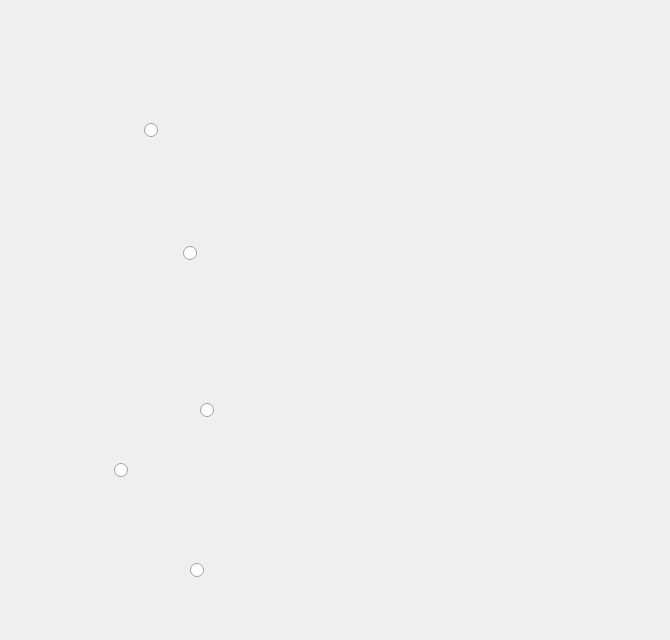
    <widget class="QWidget" name="Tay_Nguyen">
     <widget class="QLabel" name="Tay_Nguyen_Anh">
      <property name="geometry">
       <rect>
        <x>0</x>
        <y>20</y>
        <width>661</width>
        <height>611</height>
       </rect>
      </property>
      <property name="text">
       <string/>
      </property>
      <property name="pixmap">
       <pixmap>C:/Users/ACER/Downloads/Tây nguyên.jpg</pixmap>
      </property>
      <property name="scaledContents">
       <bool>true</bool>
      </property>
     </widget>
     <widget class="QRadioButton" name="nut_kon_tum">
      <property name="geometry">
       <rect>
        <x>144</x>
        <y>120</y>
        <width>16</width>
        <height>20</height>
       </rect>
      </property>
      <property name="text">
       <string/>
      </property>
     </widget>
     <widget class="QRadioButton" name="nut_gia_lai">
      <property name="geometry">
       <rect>
        <x>183</x>
        <y>243</y>
        <width>16</width>
        <height>20</height>
       </rect>
      </property>
      <property name="text">
       <string/>
      </property>
     </widget>
     <widget class="QRadioButton" name="nut_dak_lak">
      <property name="geometry">
       <rect>
        <x>200</x>
        <y>400</y>
        <width>16</width>
        <height>20</height>
       </rect>
      </property>
      <property name="text">
       <string/>
      </property>
     </widget>
     <widget class="QRadioButton" name="nut_dak_nong">
      <property name="geometry">
       <rect>
        <x>114</x>
        <y>460</y>
        <width>16</width>
        <height>20</height>
       </rect>
      </property>
      <property name="text">
       <string/>
      </property>
     </widget>
     <widget class="QRadioButton" name="nut_lam_dong">
      <property name="geometry">
       <rect>
        <x>190</x>
        <y>560</y>
        <width>16</width>
        <height>20</height>
       </rect>
      </property>
      <property name="text">
       <string/>
      </property>
     </widget>
    </widget>
